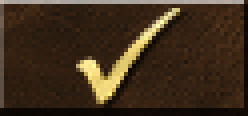
#> input picture image_processing/okey.png, 62 x 29 px, found by its file name (shown 4 times larger)
$ python -i ok_detection.py   (imports and definitions only)
#> lines starting #> are read from the running program, lines starting #| are printed output that depends on the picture
"""Script containing okay button detection, which helps us with handling windows"""
import time
import numpy as np
import cv2 as cv
import pyautogui


def compare(result, result_image, image):
    """
    Single function to detect if the best match image is exact same as we need
    :param result: image of the best match
    :param result_image: stock image (e.g. battle_result.png)
    :param image: screenshot
    :return: returning 1 if its exact the same
    """
    is_on_image = 0
    mn, _, mnLoc, _ = cv.minMaxLoc(result)
    MPx, MPy = mnLoc
    trows, tcols = result_image.shape[:2]
    ok_compare = image[MPy:MPy + trows, MPx:MPx + tcols]

    # comparing to the normal icon image
    compare1 = cv.compare(result_image, ok_compare, 0)
    if compare1.all():
        is_on_image = 1
    return is_on_image


def check_ok():
    """
    Function responsible for detecting if there is an okay on the screen. Crucial in window handling.
    :return: 0 - no okay button, 1 - green okay button, 2 - grey okay button, 3 - skill okay button, 4 - city okay button
    """
    # [5 lines of commented-out code are left out]
    which_okay = 0
    # getting screenshot, okay icon and grey okay icon
    ok_image = cv.imread(r'.\image_processing\okey.png')
#> ok_image is the input picture: shape (29, 62, 3); mean B, G, R 28.9, 46.9, 63.8
    ok_image_grey = cv.imread(r'.\image_processing\okey_grey.png')
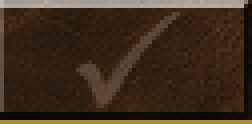
#> input picture image_processing/okey_grey.png, 63 x 31 px, found by its file name (shown 4 times larger)
#> ok_image_grey is the input picture: shape (31, 63, 3); mean B, G, R 29.6, 44.9, 61.8
    ok_image_grey_skill = cv.imread(r'.\image_processing\okey_skill_grey.png')
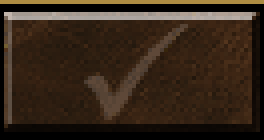
#> input picture image_processing/okey_skill_grey.png, 66 x 35 px, found by its file name (shown 4 times larger)
#> ok_image_grey_skill is the input picture: shape (35, 66, 3); mean B, G, R 25.7, 38.9, 53.8
    ok_city = cv.imread(r'.\image_processing\okey_city.png')
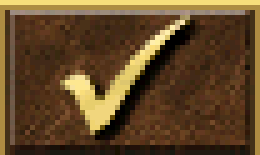
#> input picture image_processing/okey_city.png, 52 x 31 px, found by its file name (shown 5 times larger)
#> ok_city is the input picture: shape (31, 52, 3); mean B, G, R 39.6, 72, 98

    timeout = time.time() + 4

    while not which_okay:
        if time.time() > timeout:
            break
        image = pyautogui.screenshot()
        image = cv.cvtColor(np.array(image), cv.COLOR_RGB2BGR)

        # matching with the original image
        method = cv.TM_SQDIFF_NORMED
        result_normal = cv.matchTemplate(ok_image, image, method)
        result_grey = cv.matchTemplate(ok_image_grey, image, method)
        result_grey_skill = cv.matchTemplate(ok_image_grey_skill, image, method)
        result_city = cv.matchTemplate(ok_city, image, method)

        a = compare(result_normal, ok_image, image)
        b = compare(result_grey, ok_image_grey, image)
        c = compare(result_grey_skill, ok_image_grey_skill, image)
        d = compare(result_city, ok_city, image)

        if a == 1:
            which_okay = 1
        elif b == 1:
            which_okay = 2
        elif c == 1:
            which_okay = 3
        elif d == 1:
            which_okay = 4

    return which_okay

#> (the run stopped early here; a loop or call above may not have finished)
